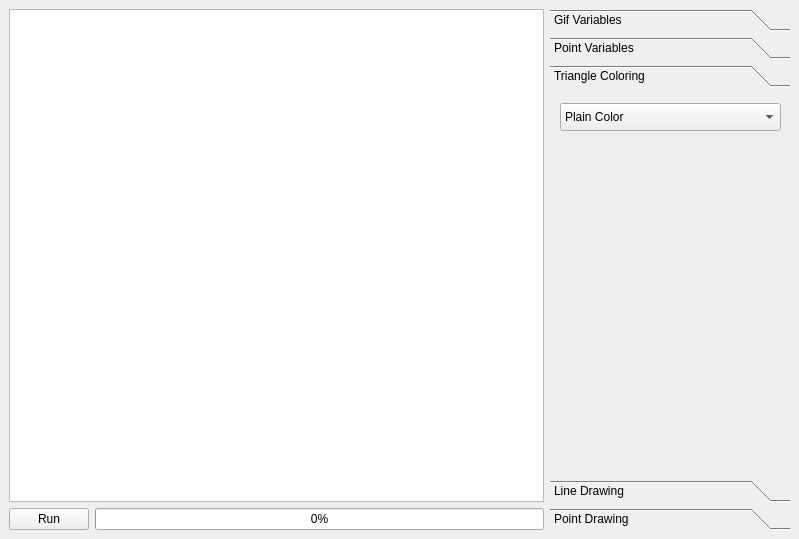
<?xml version="1.0" encoding="UTF-8"?>
<ui version="4.0">
 <class>DynamicBackground</class>
 <widget class="QMainWindow" name="DynamicBackground">
  <property name="geometry">
   <rect>
    <x>0</x>
    <y>0</y>
    <width>799</width>
    <height>539</height>
   </rect>
  </property>
  <property name="sizePolicy">
   <sizepolicy hsizetype="Expanding" vsizetype="MinimumExpanding">
    <horstretch>0</horstretch>
    <verstretch>0</verstretch>
   </sizepolicy>
  </property>
  <property name="minimumSize">
   <size>
    <width>799</width>
    <height>539</height>
   </size>
  </property>
  <property name="windowTitle">
   <string>MainWindow</string>
  </property>
  <widget class="QWidget" name="centralwidget">
   <layout class="QGridLayout" name="gridLayout">
    <item row="0" column="0" colspan="2">
     <widget class="QGraphicsView" name="preview">
      <property name="minimumSize">
       <size>
        <width>535</width>
        <height>0</height>
       </size>
      </property>
     </widget>
    </item>
    <item row="1" column="0">
     <widget class="QPushButton" name="run_btn">
      <property name="text">
       <string>Run</string>
      </property>
     </widget>
    </item>
    <item row="1" column="1">
     <widget class="QProgressBar" name="generation_progress">
      <property name="value">
       <number>0</number>
      </property>
     </widget>
    </item>
    <item row="0" column="2" rowspan="2">
     <widget class="QToolBox" name="toolBox">
      <property name="minimumSize">
       <size>
        <width>194</width>
        <height>0</height>
       </size>
      </property>
      <property name="currentIndex">
       <number>2</number>
      </property>
      <widget class="QWidget" name="gif_vars">
       <property name="geometry">
        <rect>
         <x>0</x>
         <y>0</y>
         <width>233</width>
         <height>351</height>
        </rect>
       </property>
       <property name="sizePolicy">
        <sizepolicy hsizetype="Maximum" vsizetype="Preferred">
         <horstretch>0</horstretch>
         <verstretch>0</verstretch>
        </sizepolicy>
       </property>
       <property name="minimumSize">
        <size>
         <width>14</width>
         <height>0</height>
        </size>
       </property>
       <attribute name="label">
        <string>Gif Variables</string>
       </attribute>
       <layout class="QGridLayout" name="gridLayout_2">
        <item row="9" column="0" alignment="Qt::AlignRight">
         <widget class="QLabel" name="label_4">
          <property name="text">
           <string>Gif Num</string>
          </property>
         </widget>
        </item>
        <item row="10" column="0" alignment="Qt::AlignRight">
         <widget class="QLabel" name="label_5">
          <property name="text">
           <string>Frames</string>
          </property>
         </widget>
        </item>
        <item row="7" column="1">
         <widget class="QSpinBox" name="height_input"/>
        </item>
        <item row="5" column="0" colspan="2">
         <widget class="Line" name="line">
          <property name="orientation">
           <enum>Qt::Horizontal</enum>
          </property>
         </widget>
        </item>
        <item row="11" column="0">
         <widget class="QLabel" name="label_6">
          <property name="text">
           <string>Framerate</string>
          </property>
         </widget>
        </item>
        <item row="9" column="1">
         <widget class="QSpinBox" name="gif_num_input"/>
        </item>
        <item row="6" column="0" alignment="Qt::AlignRight">
         <widget class="QLabel" name="label_2">
          <property name="text">
           <string>Width</string>
          </property>
         </widget>
        </item>
        <item row="11" column="1">
         <widget class="QSpinBox" name="framerate_input"/>
        </item>
        <item row="4" column="1">
         <widget class="QPushButton" name="generate_seed_btn">
          <property name="minimumSize">
           <size>
            <width>129</width>
            <height>0</height>
           </size>
          </property>
          <property name="text">
           <string>Generate Seed</string>
          </property>
         </widget>
        </item>
        <item row="7" column="0" alignment="Qt::AlignRight">
         <widget class="QLabel" name="label_3">
          <property name="text">
           <string>Height</string>
          </property>
         </widget>
        </item>
        <item row="12" column="0" alignment="Qt::AlignRight">
         <widget class="QLabel" name="label_7">
          <property name="text">
           <string>Margin</string>
          </property>
         </widget>
        </item>
        <item row="12" column="1">
         <widget class="QSpinBox" name="margin_input"/>
        </item>
        <item row="2" column="1" alignment="Qt::AlignTop">
         <widget class="QSpinBox" name="seed_input"/>
        </item>
        <item row="10" column="1">
         <widget class="QSpinBox" name="frames_input"/>
        </item>
        <item row="6" column="1">
         <widget class="QSpinBox" name="width_input"/>
        </item>
        <item row="8" column="0" colspan="2">
         <widget class="Line" name="line_2">
          <property name="orientation">
           <enum>Qt::Horizontal</enum>
          </property>
         </widget>
        </item>
        <item row="4" column="0">
         <spacer name="horizontalSpacer">
          <property name="orientation">
           <enum>Qt::Horizontal</enum>
          </property>
          <property name="sizeHint" stdset="0">
           <size>
            <width>40</width>
            <height>20</height>
           </size>
          </property>
         </spacer>
        </item>
        <item row="2" column="0">
         <widget class="QLabel" name="label">
          <property name="maximumSize">
           <size>
            <width>16777215</width>
            <height>25</height>
           </size>
          </property>
          <property name="text">
           <string>Seed</string>
          </property>
          <property name="alignment">
           <set>Qt::AlignRight|Qt::AlignTrailing|Qt::AlignVCenter</set>
          </property>
         </widget>
        </item>
       </layout>
      </widget>
      <widget class="QWidget" name="point_vars">
       <property name="geometry">
        <rect>
         <x>0</x>
         <y>0</y>
         <width>226</width>
         <height>630</height>
        </rect>
       </property>
       <attribute name="label">
        <string>Point Variables</string>
       </attribute>
       <layout class="QGridLayout" name="gridLayout_3">
        <item row="14" column="0">
         <widget class="QLabel" name="label_16">
          <property name="text">
           <string>Drifting Points</string>
          </property>
         </widget>
        </item>
        <item row="2" column="1">
         <widget class="QDoubleSpinBox" name="scale_input"/>
        </item>
        <item row="12" column="1">
         <widget class="QSpinBox" name="border_separation"/>
        </item>
        <item row="2" column="0">
         <widget class="QLabel" name="label_10">
          <property name="text">
           <string>Scale</string>
          </property>
          <property name="alignment">
           <set>Qt::AlignRight|Qt::AlignTrailing|Qt::AlignVCenter</set>
          </property>
         </widget>
        </item>
        <item row="10" column="0">
         <spacer name="horizontalSpacer_4">
          <property name="orientation">
           <enum>Qt::Horizontal</enum>
          </property>
          <property name="sizeHint" stdset="0">
           <size>
            <width>40</width>
            <height>20</height>
           </size>
          </property>
         </spacer>
        </item>
        <item row="1" column="0">
         <widget class="QLabel" name="label_9">
          <property name="text">
           <string>Intensity</string>
          </property>
          <property name="alignment">
           <set>Qt::AlignRight|Qt::AlignTrailing|Qt::AlignVCenter</set>
          </property>
         </widget>
        </item>
        <item row="11" column="1">
         <widget class="QCheckBox" name="border_right">
          <property name="text">
           <string>Right</string>
          </property>
         </widget>
        </item>
        <item row="10" column="1">
         <widget class="QCheckBox" name="border_left">
          <property name="text">
           <string>Left</string>
          </property>
         </widget>
        </item>
        <item row="15" column="1">
         <widget class="QDoubleSpinBox" name="drifting_percentage"/>
        </item>
        <item row="7" column="0">
         <widget class="QLabel" name="label_15">
          <property name="text">
           <string>Border Points</string>
          </property>
          <property name="alignment">
           <set>Qt::AlignLeading|Qt::AlignLeft|Qt::AlignVCenter</set>
          </property>
         </widget>
        </item>
        <item row="1" column="1">
         <widget class="QDoubleSpinBox" name="intensity_input"/>
        </item>
        <item row="6" column="0" colspan="2">
         <widget class="Line" name="line_3">
          <property name="orientation">
           <enum>Qt::Horizontal</enum>
          </property>
         </widget>
        </item>
        <item row="4" column="1">
         <widget class="QSpinBox" name="separation_input"/>
        </item>
        <item row="14" column="1">
         <spacer name="horizontalSpacer_7">
          <property name="orientation">
           <enum>Qt::Horizontal</enum>
          </property>
          <property name="sizeHint" stdset="0">
           <size>
            <width>40</width>
            <height>20</height>
           </size>
          </property>
         </spacer>
        </item>
        <item row="9" column="1">
         <widget class="QCheckBox" name="border_bottom">
          <property name="text">
           <string>Bottom</string>
          </property>
         </widget>
        </item>
        <item row="5" column="1">
         <widget class="QSpinBox" name="max_fails_input"/>
        </item>
        <item row="3" column="1">
         <widget class="QSpinBox" name="y_offset_input"/>
        </item>
        <item row="0" column="1">
         <widget class="QDoubleSpinBox" name="amplitude_input"/>
        </item>
        <item row="0" column="0">
         <widget class="QLabel" name="label_8">
          <property name="text">
           <string>Amplitude</string>
          </property>
          <property name="alignment">
           <set>Qt::AlignRight|Qt::AlignTrailing|Qt::AlignVCenter</set>
          </property>
         </widget>
        </item>
        <item row="16" column="0">
         <widget class="QLabel" name="label_18">
          <property name="text">
           <string>X-Min</string>
          </property>
          <property name="alignment">
           <set>Qt::AlignRight|Qt::AlignTrailing|Qt::AlignVCenter</set>
          </property>
         </widget>
        </item>
        <item row="8" column="0">
         <spacer name="horizontalSpacer_2">
          <property name="orientation">
           <enum>Qt::Horizontal</enum>
          </property>
          <property name="sizeHint" stdset="0">
           <size>
            <width>40</width>
            <height>20</height>
           </size>
          </property>
         </spacer>
        </item>
        <item row="12" column="0">
         <widget class="QLabel" name="label_14">
          <property name="text">
           <string>Separation</string>
          </property>
          <property name="alignment">
           <set>Qt::AlignRight|Qt::AlignTrailing|Qt::AlignVCenter</set>
          </property>
         </widget>
        </item>
        <item row="3" column="0">
         <widget class="QLabel" name="label_11">
          <property name="text">
           <string>Y-Offset</string>
          </property>
          <property name="alignment">
           <set>Qt::AlignRight|Qt::AlignTrailing|Qt::AlignVCenter</set>
          </property>
         </widget>
        </item>
        <item row="11" column="0">
         <spacer name="horizontalSpacer_5">
          <property name="orientation">
           <enum>Qt::Horizontal</enum>
          </property>
          <property name="sizeHint" stdset="0">
           <size>
            <width>40</width>
            <height>20</height>
           </size>
          </property>
         </spacer>
        </item>
        <item row="15" column="0">
         <widget class="QLabel" name="label_17">
          <property name="text">
           <string>Percentage</string>
          </property>
          <property name="alignment">
           <set>Qt::AlignRight|Qt::AlignTrailing|Qt::AlignVCenter</set>
          </property>
         </widget>
        </item>
        <item row="18" column="0">
         <widget class="QLabel" name="label_20">
          <property name="text">
           <string>Y-Min</string>
          </property>
          <property name="alignment">
           <set>Qt::AlignRight|Qt::AlignTrailing|Qt::AlignVCenter</set>
          </property>
         </widget>
        </item>
        <item row="16" column="1">
         <widget class="QSpinBox" name="drifting_x_min"/>
        </item>
        <item row="18" column="1">
         <widget class="QSpinBox" name="drifting_y_min"/>
        </item>
        <item row="7" column="1">
         <spacer name="horizontalSpacer_6">
          <property name="orientation">
           <enum>Qt::Horizontal</enum>
          </property>
          <property name="sizeHint" stdset="0">
           <size>
            <width>40</width>
            <height>20</height>
           </size>
          </property>
         </spacer>
        </item>
        <item row="4" column="0">
         <widget class="QLabel" name="label_12">
          <property name="text">
           <string>Separation</string>
          </property>
          <property name="alignment">
           <set>Qt::AlignRight|Qt::AlignTrailing|Qt::AlignVCenter</set>
          </property>
         </widget>
        </item>
        <item row="5" column="0">
         <widget class="QLabel" name="label_13">
          <property name="text">
           <string>Max Fails</string>
          </property>
          <property name="alignment">
           <set>Qt::AlignRight|Qt::AlignTrailing|Qt::AlignVCenter</set>
          </property>
         </widget>
        </item>
        <item row="8" column="1">
         <widget class="QCheckBox" name="border_top">
          <property name="text">
           <string>Top</string>
          </property>
         </widget>
        </item>
        <item row="9" column="0">
         <spacer name="horizontalSpacer_3">
          <property name="orientation">
           <enum>Qt::Horizontal</enum>
          </property>
          <property name="sizeHint" stdset="0">
           <size>
            <width>40</width>
            <height>20</height>
           </size>
          </property>
         </spacer>
        </item>
        <item row="17" column="0">
         <widget class="QLabel" name="label_19">
          <property name="text">
           <string>X-Max</string>
          </property>
          <property name="alignment">
           <set>Qt::AlignRight|Qt::AlignTrailing|Qt::AlignVCenter</set>
          </property>
         </widget>
        </item>
        <item row="13" column="0" colspan="2">
         <widget class="Line" name="line_4">
          <property name="orientation">
           <enum>Qt::Horizontal</enum>
          </property>
         </widget>
        </item>
        <item row="17" column="1">
         <widget class="QSpinBox" name="drifting_x_max"/>
        </item>
        <item row="19" column="1">
         <widget class="QSpinBox" name="drifting_y_max"/>
        </item>
        <item row="19" column="0">
         <widget class="QLabel" name="label_21">
          <property name="text">
           <string>Y-Max</string>
          </property>
          <property name="alignment">
           <set>Qt::AlignRight|Qt::AlignTrailing|Qt::AlignVCenter</set>
          </property>
         </widget>
        </item>
       </layout>
      </widget>
      <widget class="QWidget" name="triangle_vars">
       <property name="geometry">
        <rect>
         <x>0</x>
         <y>0</y>
         <width>240</width>
         <height>351</height>
        </rect>
       </property>
       <attribute name="label">
        <string>Triangle Coloring</string>
       </attribute>
       <widget class="QComboBox" name="triangle_type_combo_box">
        <property name="geometry">
         <rect>
          <x>10</x>
          <y>10</y>
          <width>221</width>
          <height>28</height>
         </rect>
        </property>
        <item>
         <property name="text">
          <string>Plain Color</string>
         </property>
        </item>
        <item>
         <property name="text">
          <string>Linear Gradient</string>
         </property>
        </item>
        <item>
         <property name="text">
          <string>Exponential Gradient</string>
         </property>
        </item>
        <item>
         <property name="text">
          <string>Discrete Gradient</string>
         </property>
        </item>
        <item>
         <property name="text">
          <string>Ambient Shader</string>
         </property>
        </item>
        <item>
         <property name="text">
          <string>Multi-light Shader</string>
         </property>
        </item>
        <item>
         <property name="text">
          <string>Gradient Shader</string>
         </property>
        </item>
        <item>
         <property name="text">
          <string>Static Noise</string>
         </property>
        </item>
        <item>
         <property name="text">
          <string>Tie Dye Swirl</string>
         </property>
        </item>
        <item>
         <property name="text">
          <string>Color Shifting</string>
         </property>
        </item>
       </widget>
       <widget class="QWidget" name="triangle_args" native="true">
        <property name="geometry">
         <rect>
          <x>10</x>
          <y>50</y>
          <width>221</width>
          <height>301</height>
         </rect>
        </property>
       </widget>
      </widget>
      <widget class="QWidget" name="line_vars">
       <property name="geometry">
        <rect>
         <x>0</x>
         <y>0</y>
         <width>240</width>
         <height>351</height>
        </rect>
       </property>
       <attribute name="label">
        <string>Line Drawing</string>
       </attribute>
       <widget class="QCheckBox" name="draw_lines_check_box">
        <property name="geometry">
         <rect>
          <x>10</x>
          <y>10</y>
          <width>110</width>
          <height>26</height>
         </rect>
        </property>
        <property name="text">
         <string>Draw Lines</string>
        </property>
       </widget>
       <widget class="QComboBox" name="line_type_combo_box">
        <property name="geometry">
         <rect>
          <x>10</x>
          <y>40</y>
          <width>221</width>
          <height>28</height>
         </rect>
        </property>
        <item>
         <property name="text">
          <string>Solid Line</string>
         </property>
        </item>
        <item>
         <property name="text">
          <string>Fading Line</string>
         </property>
        </item>
       </widget>
       <widget class="QWidget" name="line_args" native="true">
        <property name="geometry">
         <rect>
          <x>10</x>
          <y>80</y>
          <width>221</width>
          <height>261</height>
         </rect>
        </property>
       </widget>
      </widget>
      <widget class="QWidget" name="point_vars_2">
       <property name="geometry">
        <rect>
         <x>0</x>
         <y>0</y>
         <width>240</width>
         <height>351</height>
        </rect>
       </property>
       <attribute name="label">
        <string>Point Drawing</string>
       </attribute>
       <widget class="QComboBox" name="point_type_combo">
        <property name="geometry">
         <rect>
          <x>10</x>
          <y>40</y>
          <width>221</width>
          <height>28</height>
         </rect>
        </property>
        <item>
         <property name="text">
          <string>Plain Point</string>
         </property>
        </item>
       </widget>
       <widget class="QCheckBox" name="draw_points_check_box">
        <property name="geometry">
         <rect>
          <x>10</x>
          <y>10</y>
          <width>118</width>
          <height>26</height>
         </rect>
        </property>
        <property name="text">
         <string>Draw Points</string>
        </property>
       </widget>
       <widget class="QWidget" name="point_args" native="true">
        <property name="geometry">
         <rect>
          <x>10</x>
          <y>80</y>
          <width>221</width>
          <height>261</height>
         </rect>
        </property>
       </widget>
      </widget>
     </widget>
    </item>
   </layout>
  </widget>
  <action name="action_triangle_color_chooser">
   <property name="text">
    <string>_triangle_color_chooser</string>
   </property>
  </action>
 </widget>
 <resources/>
 <connections>
  <connection>
   <sender>triangle_type_combo_box</sender>
   <signal>currentIndexChanged(int)</signal>
   <receiver>action_triangle_color_chooser</receiver>
   <slot>trigger()</slot>
   <hints>
    <hint type="sourcelabel">
     <x>670</x>
     <y>134</y>
    </hint>
    <hint type="destinationlabel">
     <x>-1</x>
     <y>-1</y>
    </hint>
   </hints>
  </connection>
 </connections>
</ui>
